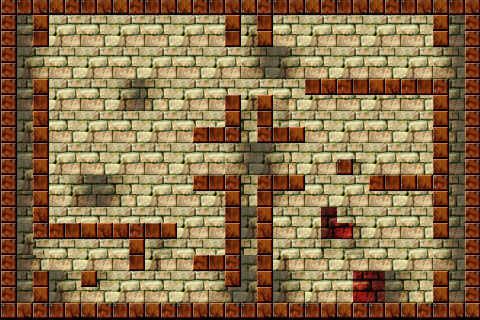

A level layout from a 2D game, rendered from its tile map. Below: a short description, then the map file with tile-grid data replaced by summaries:
An orthogonal 30x20 tile map with 16x16 px tiles, 2 tile layers (background, maze), 1 hidden layer not drawn, 2 tilesets.

<map version="1.0" orientation="orthogonal" width="30" height="20" tilewidth="16" tileheight="16">
 <tileset firstgid="1" name="tileset01-18x18#256x256" tilewidth="18" tileheight="18">
  <image source="tileset01-18x18#256x256.png" width="256" height="256" />
 </tileset>
 <tileset firstgid="197" name="sprites-tileset" tilewidth="16" tileheight="16">
  <image source="sprites-tileset.png" width="192" height="64" />
 </tileset>
 <layer name="background" width="30" height="20">
  <data>[600 cells, 504 non-empty, 24 distinct tile ids]</data>
 </layer>
 <layer name="maze" width="30" height="20">
  <data>[600 cells, 190 non-empty, 15 distinct tile ids]</data>
 </layer>
 <layer name="sprites" width="30" height="20" visible="0">
  <data>[600 cells, 20 non-empty, 4 distinct tile ids]</data>
 </layer>
</map>
